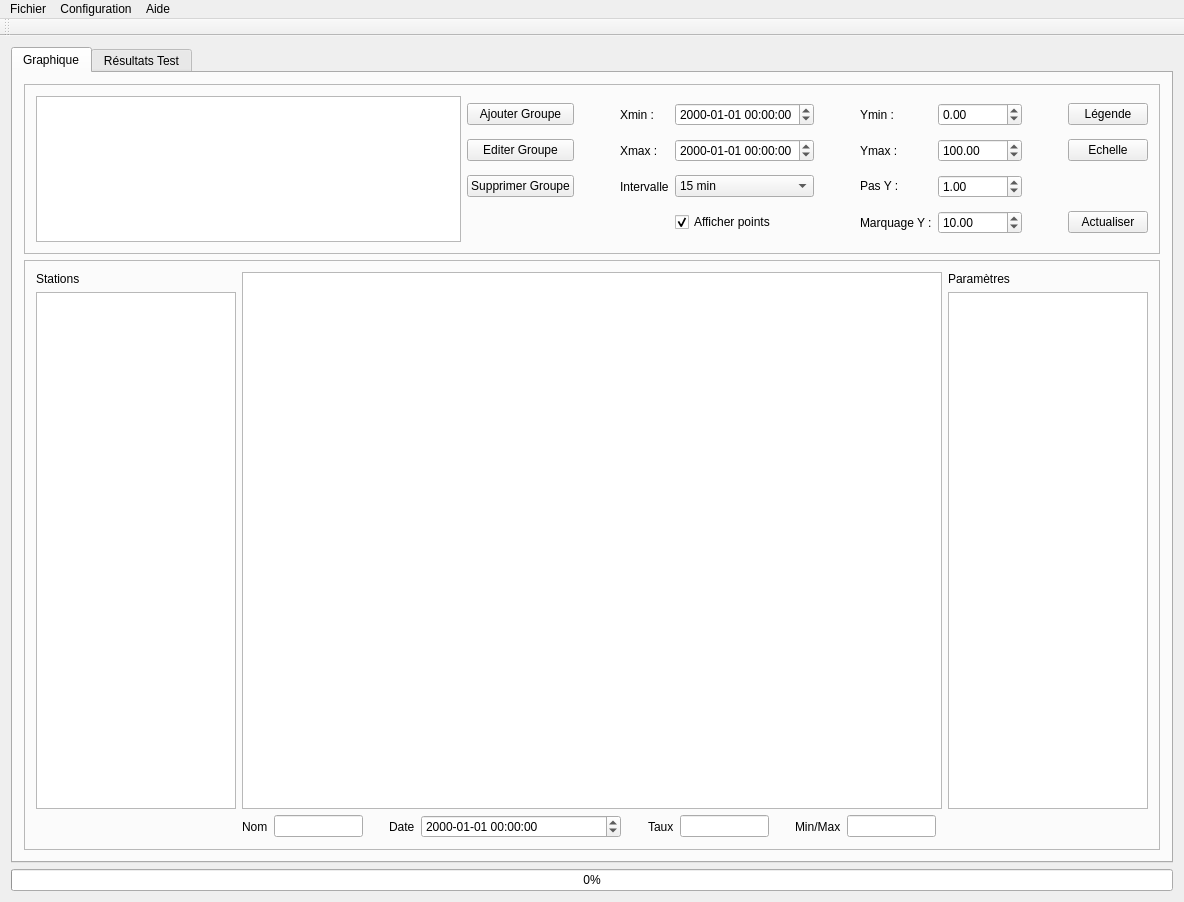
<?xml version="1.0" encoding="UTF-8"?>
<ui version="4.0">
 <class>MainWindow</class>
 <widget class="QMainWindow" name="MainWindow">
  <property name="geometry">
   <rect>
    <x>0</x>
    <y>0</y>
    <width>1176</width>
    <height>902</height>
   </rect>
  </property>
  <property name="windowTitle">
   <string>GraphXair</string>
  </property>
  <widget class="QWidget" name="centralWidget">
   <layout class="QGridLayout" name="gridLayout_11">
    <item row="1" column="0">
     <widget class="QTabWidget" name="tabFenPrinc">
      <property name="styleSheet">
       <string notr="true"/>
      </property>
      <property name="currentIndex">
       <number>0</number>
      </property>
      <widget class="QWidget" name="tabGraph">
       <property name="styleSheet">
        <string notr="true"/>
       </property>
       <attribute name="title">
        <string>Graphique</string>
       </attribute>
       <layout class="QGridLayout" name="gridLayout_9">
        <item row="1" column="0">
         <widget class="QFrame" name="frame">
          <property name="minimumSize">
           <size>
            <width>0</width>
            <height>550</height>
           </size>
          </property>
          <property name="frameShape">
           <enum>QFrame::StyledPanel</enum>
          </property>
          <property name="frameShadow">
           <enum>QFrame::Raised</enum>
          </property>
          <layout class="QGridLayout" name="gridLayout_3">
           <item row="0" column="0">
            <layout class="QGridLayout" name="gridLayout_5">
             <property name="sizeConstraint">
              <enum>QLayout::SetDefaultConstraint</enum>
             </property>
             <item row="0" column="0">
              <widget class="QLabel" name="labelTabStations">
               <property name="maximumSize">
                <size>
                 <width>200</width>
                 <height>16777215</height>
                </size>
               </property>
               <property name="text">
                <string>Stations</string>
               </property>
              </widget>
             </item>
             <item row="1" column="0">
              <widget class="QTreeView" name="listViewStation">
               <property name="minimumSize">
                <size>
                 <width>200</width>
                 <height>350</height>
                </size>
               </property>
               <property name="maximumSize">
                <size>
                 <width>200</width>
                 <height>700</height>
                </size>
               </property>
               <property name="mouseTracking">
                <bool>false</bool>
               </property>
               <property name="contextMenuPolicy">
                <enum>Qt::DefaultContextMenu</enum>
               </property>
               <property name="styleSheet">
                <string notr="true"/>
               </property>
               <property name="dragDropMode">
                <enum>QAbstractItemView::NoDragDrop</enum>
               </property>
              </widget>
             </item>
            </layout>
           </item>
           <item row="0" column="1" colspan="2">
            <widget class="QGraphicsView" name="graphView">
             <property name="minimumSize">
              <size>
               <width>700</width>
               <height>490</height>
              </size>
             </property>
             <property name="styleSheet">
              <string notr="true"/>
             </property>
             <property name="interactive">
              <bool>true</bool>
             </property>
             <property name="dragMode">
              <enum>QGraphicsView::NoDrag</enum>
             </property>
             <property name="viewportUpdateMode">
              <enum>QGraphicsView::MinimalViewportUpdate</enum>
             </property>
            </widget>
           </item>
           <item row="0" column="3">
            <layout class="QGridLayout" name="gridLayout_4">
             <item row="0" column="0">
              <widget class="QLabel" name="labelTabParametre">
               <property name="maximumSize">
                <size>
                 <width>200</width>
                 <height>16777215</height>
                </size>
               </property>
               <property name="text">
                <string>Paramètres</string>
               </property>
              </widget>
             </item>
             <item row="1" column="0">
              <widget class="QTreeView" name="listViewParametre">
               <property name="minimumSize">
                <size>
                 <width>200</width>
                 <height>350</height>
                </size>
               </property>
               <property name="maximumSize">
                <size>
                 <width>200</width>
                 <height>700</height>
                </size>
               </property>
               <property name="contextMenuPolicy">
                <enum>Qt::DefaultContextMenu</enum>
               </property>
               <property name="styleSheet">
                <string notr="true"/>
               </property>
              </widget>
             </item>
            </layout>
           </item>
           <item row="1" column="1">
            <layout class="QGridLayout" name="gridLayout_6">
             <item row="0" column="6">
              <widget class="QLabel" name="labelTaux">
               <property name="sizePolicy">
                <sizepolicy hsizetype="Preferred" vsizetype="Preferred">
                 <horstretch>0</horstretch>
                 <verstretch>0</verstretch>
                </sizepolicy>
               </property>
               <property name="maximumSize">
                <size>
                 <width>16777215</width>
                 <height>16777215</height>
                </size>
               </property>
               <property name="text">
                <string>Taux</string>
               </property>
              </widget>
             </item>
             <item row="0" column="10">
              <widget class="QLineEdit" name="lineEditMinMax">
               <property name="readOnly">
                <bool>true</bool>
               </property>
              </widget>
             </item>
             <item row="0" column="4">
              <widget class="QDateTimeEdit" name="dateTimeDate">
               <property name="sizePolicy">
                <sizepolicy hsizetype="Minimum" vsizetype="Fixed">
                 <horstretch>0</horstretch>
                 <verstretch>0</verstretch>
                </sizepolicy>
               </property>
               <property name="minimumSize">
                <size>
                 <width>200</width>
                 <height>0</height>
                </size>
               </property>
               <property name="readOnly">
                <bool>false</bool>
               </property>
               <property name="displayFormat">
                <string>yyyy-MM-dd hh:mm:ss</string>
               </property>
              </widget>
             </item>
             <item row="0" column="3">
              <widget class="QLabel" name="labelDate">
               <property name="text">
                <string>Date</string>
               </property>
              </widget>
             </item>
             <item row="0" column="2">
              <spacer name="horizontalSpacer_5">
               <property name="orientation">
                <enum>Qt::Horizontal</enum>
               </property>
               <property name="sizeHint" stdset="0">
                <size>
                 <width>40</width>
                 <height>20</height>
                </size>
               </property>
              </spacer>
             </item>
             <item row="0" column="0">
              <widget class="QLabel" name="label_5">
               <property name="text">
                <string>Nom</string>
               </property>
              </widget>
             </item>
             <item row="0" column="1">
              <widget class="QLineEdit" name="lineEditNomGraph">
               <property name="enabled">
                <bool>true</bool>
               </property>
               <property name="readOnly">
                <bool>true</bool>
               </property>
              </widget>
             </item>
             <item row="0" column="9">
              <widget class="QLabel" name="label_8">
               <property name="text">
                <string>Min/Max</string>
               </property>
              </widget>
             </item>
             <item row="0" column="5">
              <spacer name="horizontalSpacer_2">
               <property name="orientation">
                <enum>Qt::Horizontal</enum>
               </property>
               <property name="sizeHint" stdset="0">
                <size>
                 <width>40</width>
                 <height>20</height>
                </size>
               </property>
              </spacer>
             </item>
             <item row="0" column="7">
              <widget class="QLineEdit" name="lineEditTaux">
               <property name="readOnly">
                <bool>true</bool>
               </property>
              </widget>
             </item>
             <item row="0" column="8">
              <spacer name="horizontalSpacer_4">
               <property name="orientation">
                <enum>Qt::Horizontal</enum>
               </property>
               <property name="sizeHint" stdset="0">
                <size>
                 <width>40</width>
                 <height>20</height>
                </size>
               </property>
              </spacer>
             </item>
            </layout>
           </item>
          </layout>
         </widget>
        </item>
        <item row="0" column="0">
         <widget class="QFrame" name="frameTop">
          <property name="minimumSize">
           <size>
            <width>0</width>
            <height>0</height>
           </size>
          </property>
          <property name="maximumSize">
           <size>
            <width>16777215</width>
            <height>170</height>
           </size>
          </property>
          <property name="frameShape">
           <enum>QFrame::StyledPanel</enum>
          </property>
          <property name="frameShadow">
           <enum>QFrame::Raised</enum>
          </property>
          <layout class="QGridLayout" name="gridLayout">
           <item row="0" column="0">
            <widget class="QTreeView" name="treeViewGroupe">
             <property name="minimumSize">
              <size>
               <width>100</width>
               <height>140</height>
              </size>
             </property>
             <property name="maximumSize">
              <size>
               <width>650</width>
               <height>16777215</height>
              </size>
             </property>
            </widget>
           </item>
           <item row="0" column="1">
            <layout class="QGridLayout" name="gridLayout_2">
             <item row="2" column="3">
              <widget class="QComboBox" name="comboBoxIntervalleX">
               <property name="currentIndex">
                <number>0</number>
               </property>
               <item>
                <property name="text">
                 <string>15 min</string>
                </property>
               </item>
               <item>
                <property name="text">
                 <string>1 h</string>
                </property>
               </item>
               <item>
                <property name="text">
                 <string>12 h</string>
                </property>
               </item>
               <item>
                <property name="text">
                 <string>1 jour</string>
                </property>
               </item>
               <item>
                <property name="text">
                 <string>1 semaine</string>
                </property>
               </item>
              </widget>
             </item>
             <item row="1" column="4">
              <spacer name="horizontalSpacer">
               <property name="orientation">
                <enum>Qt::Horizontal</enum>
               </property>
               <property name="sizeHint" stdset="0">
                <size>
                 <width>40</width>
                 <height>20</height>
                </size>
               </property>
              </spacer>
             </item>
             <item row="2" column="0">
              <widget class="QPushButton" name="buttonSupprGroupe">
               <property name="text">
                <string>Supprimer Groupe</string>
               </property>
              </widget>
             </item>
             <item row="0" column="10">
              <widget class="QPushButton" name="buttonLegende">
               <property name="text">
                <string>Légende</string>
               </property>
              </widget>
             </item>
             <item row="0" column="0">
              <widget class="QPushButton" name="buttonAjoutGroupe">
               <property name="text">
                <string>Ajouter Groupe</string>
               </property>
              </widget>
             </item>
             <item row="3" column="10">
              <widget class="QPushButton" name="buttonActualiser">
               <property name="text">
                <string>Actualiser</string>
               </property>
              </widget>
             </item>
             <item row="2" column="9">
              <spacer name="horizontalSpacer_3">
               <property name="orientation">
                <enum>Qt::Horizontal</enum>
               </property>
               <property name="sizeHint" stdset="0">
                <size>
                 <width>40</width>
                 <height>20</height>
                </size>
               </property>
              </spacer>
             </item>
             <item row="1" column="2">
              <widget class="QLabel" name="label_2">
               <property name="text">
                <string>Xmax :</string>
               </property>
              </widget>
             </item>
             <item row="1" column="1">
              <spacer name="horizontalSpacer_8">
               <property name="orientation">
                <enum>Qt::Horizontal</enum>
               </property>
               <property name="sizeHint" stdset="0">
                <size>
                 <width>40</width>
                 <height>20</height>
                </size>
               </property>
              </spacer>
             </item>
             <item row="0" column="2">
              <widget class="QLabel" name="label">
               <property name="text">
                <string>Xmin :</string>
               </property>
              </widget>
             </item>
             <item row="0" column="3">
              <widget class="QDateTimeEdit" name="dateTimeEditXmin">
               <property name="displayFormat">
                <string>yyyy-MM-dd hh:mm:ss</string>
               </property>
              </widget>
             </item>
             <item row="1" column="3">
              <widget class="QDateTimeEdit" name="dateTimeEditXmax">
               <property name="displayFormat">
                <string>yyyy-MM-dd hh:mm:ss</string>
               </property>
              </widget>
             </item>
             <item row="0" column="6">
              <widget class="QLabel" name="label_3">
               <property name="text">
                <string>Ymin :</string>
               </property>
              </widget>
             </item>
             <item row="0" column="8">
              <widget class="QDoubleSpinBox" name="doubleSpinBoxYmin">
               <property name="minimum">
                <double>-100.000000000000000</double>
               </property>
               <property name="maximum">
                <double>100.000000000000000</double>
               </property>
              </widget>
             </item>
             <item row="1" column="6">
              <widget class="QLabel" name="label_4">
               <property name="text">
                <string>Ymax :</string>
               </property>
              </widget>
             </item>
             <item row="1" column="8">
              <widget class="QDoubleSpinBox" name="doubleSpinBoxYmax">
               <property name="maximum">
                <double>1000000.000000000000000</double>
               </property>
               <property name="value">
                <double>100.000000000000000</double>
               </property>
              </widget>
             </item>
             <item row="2" column="6">
              <widget class="QLabel" name="labelechelleY">
               <property name="maximumSize">
                <size>
                 <width>16777215</width>
                 <height>20</height>
                </size>
               </property>
               <property name="text">
                <string>Pas Y :</string>
               </property>
              </widget>
             </item>
             <item row="2" column="8">
              <widget class="QDoubleSpinBox" name="doubleSpinBoxPasY">
               <property name="singleStep">
                <double>0.100000000000000</double>
               </property>
               <property name="value">
                <double>1.000000000000000</double>
               </property>
              </widget>
             </item>
             <item row="3" column="6">
              <widget class="QLabel" name="label_6">
               <property name="text">
                <string>Marquage Y :</string>
               </property>
              </widget>
             </item>
             <item row="3" column="8">
              <widget class="QDoubleSpinBox" name="doubleSpinBoxMarquageY">
               <property name="maximum">
                <double>100.000000000000000</double>
               </property>
               <property name="value">
                <double>10.000000000000000</double>
               </property>
              </widget>
             </item>
             <item row="2" column="2">
              <widget class="QLabel" name="label_7">
               <property name="text">
                <string>Intervalle</string>
               </property>
              </widget>
             </item>
             <item row="1" column="10">
              <widget class="QPushButton" name="buttonEchelle">
               <property name="text">
                <string>Echelle</string>
               </property>
              </widget>
             </item>
             <item row="1" column="0">
              <widget class="QPushButton" name="buttonEditerGroupe">
               <property name="text">
                <string>Editer Groupe</string>
               </property>
              </widget>
             </item>
             <item row="3" column="3">
              <widget class="QCheckBox" name="checkBoxHidePoint">
               <property name="text">
                <string>Afficher points</string>
               </property>
               <property name="checked">
                <bool>true</bool>
               </property>
              </widget>
             </item>
            </layout>
           </item>
          </layout>
         </widget>
        </item>
       </layout>
      </widget>
      <widget class="QWidget" name="tabDonneInvalide">
       <attribute name="title">
        <string>Résultats Test</string>
       </attribute>
       <layout class="QGridLayout" name="gridLayout_14">
        <item row="0" column="0">
         <widget class="QTextEdit" name="textEditDonneInvalide">
          <property name="readOnly">
           <bool>true</bool>
          </property>
         </widget>
        </item>
       </layout>
      </widget>
     </widget>
    </item>
    <item row="2" column="0">
     <widget class="QProgressBar" name="progressBar">
      <property name="value">
       <number>0</number>
      </property>
      <property name="textVisible">
       <bool>true</bool>
      </property>
      <property name="format">
       <string>%v%</string>
      </property>
     </widget>
    </item>
   </layout>
  </widget>
  <widget class="QMenuBar" name="menuBar">
   <property name="geometry">
    <rect>
     <x>0</x>
     <y>0</y>
     <width>1176</width>
     <height>27</height>
    </rect>
   </property>
   <widget class="QMenu" name="menuFichier">
    <property name="title">
     <string>Fichier</string>
    </property>
    <addaction name="actionOuvrir"/>
    <addaction name="actionFermer"/>
   </widget>
   <widget class="QMenu" name="menuConfiguration">
    <property name="title">
     <string>Configuration</string>
    </property>
    <addaction name="actionParam_tre_Test"/>
    <addaction name="actionEmplacement_XMl"/>
   </widget>
   <widget class="QMenu" name="menuHelp">
    <property name="title">
     <string>Aide</string>
    </property>
    <widget class="QMenu" name="menuGroupes">
     <property name="title">
      <string>Groupes</string>
     </property>
     <addaction name="actionAjouter_un_groupe"/>
     <addaction name="actionSupprimer_un_groupe"/>
     <addaction name="actionEditer_un_groupe"/>
    </widget>
    <addaction name="menuGroupes"/>
    <addaction name="actionParam_tres_de_test"/>
    <addaction name="actionManipulation_des_Graphs"/>
   </widget>
   <addaction name="menuFichier"/>
   <addaction name="menuConfiguration"/>
   <addaction name="menuHelp"/>
  </widget>
  <widget class="QToolBar" name="mainToolBar">
   <attribute name="toolBarArea">
    <enum>TopToolBarArea</enum>
   </attribute>
   <attribute name="toolBarBreak">
    <bool>false</bool>
   </attribute>
  </widget>
  <action name="actionOuvrir">
   <property name="text">
    <string>Ouvrir</string>
   </property>
  </action>
  <action name="actionFermer">
   <property name="text">
    <string>Fermer</string>
   </property>
  </action>
  <action name="actionParam_tre_Test">
   <property name="text">
    <string>Paramètre Test</string>
   </property>
  </action>
  <action name="actionAjouter_un_groupe">
   <property name="text">
    <string>Ajouter un groupe</string>
   </property>
  </action>
  <action name="actionSupprimer_un_groupe">
   <property name="text">
    <string>Supprimer un groupe</string>
   </property>
  </action>
  <action name="actionEditer_un_groupe">
   <property name="text">
    <string>Editer un groupe</string>
   </property>
  </action>
  <action name="actionParam_tres_de_test">
   <property name="text">
    <string>Configuration des paramètres de test</string>
   </property>
  </action>
  <action name="actionManipulation_des_Graphs">
   <property name="text">
    <string>Manipulation des Graphs</string>
   </property>
  </action>
  <action name="actionEmplacement_XMl">
   <property name="text">
    <string>Emplacement XMl</string>
   </property>
  </action>
 </widget>
 <layoutdefault spacing="6" margin="11"/>
 <resources/>
 <connections/>
</ui>
